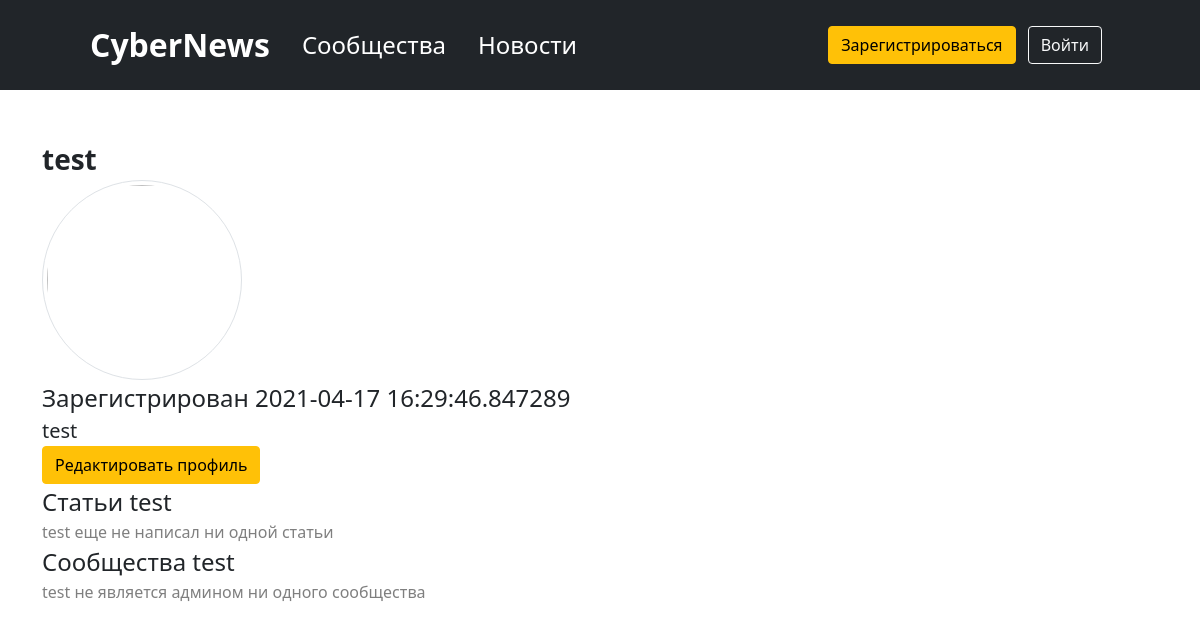
Before: /profile/id5 with the older database file.
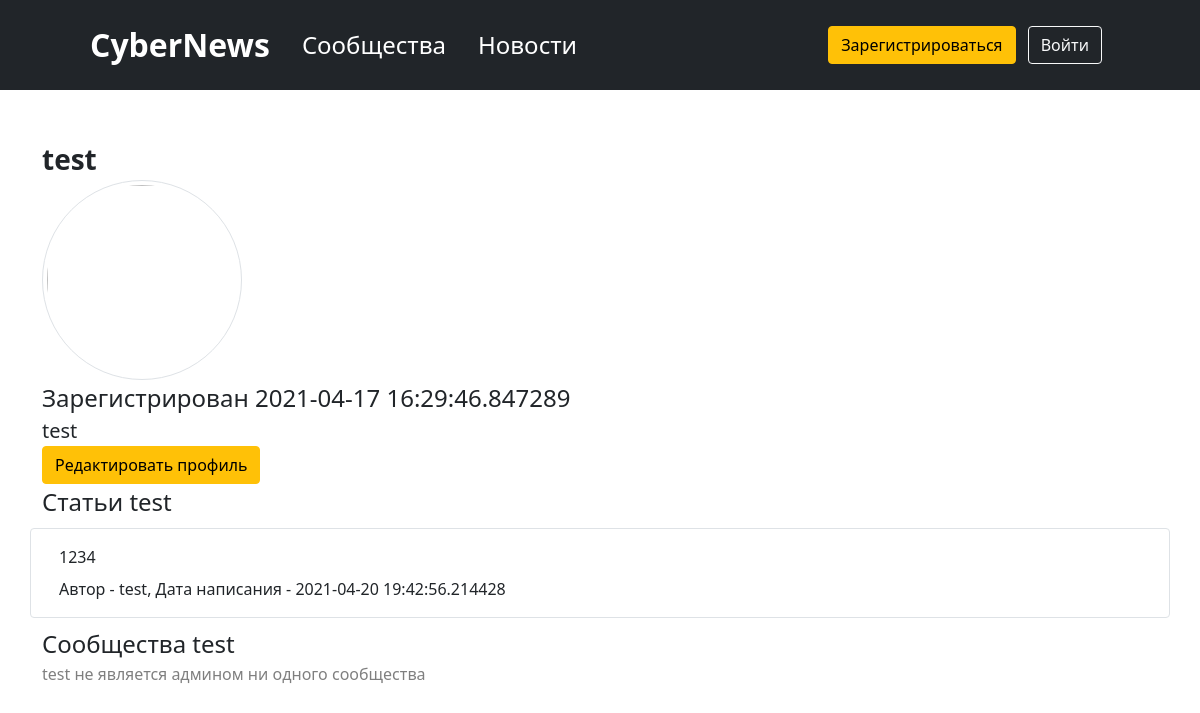
After: the same page with the newer database file.
### data/users.py (models this page shows, shortened)
class User(UserMixin, SqlAlchemyBase):
    __tablename__ = 'users'
    id = sqlalchemy.Column(sqlalchemy.Integer,
                           primary_key=True, autoincrement=True)
    name = sqlalchemy.Column(sqlalchemy.String, nullable=True)
    about = sqlalchemy.Column(sqlalchemy.String, nullable=True)
    email = sqlalchemy.Column(sqlalchemy.String,
                              index=True, unique=True, nullable=True)
    hashed_password = sqlalchemy.Column(sqlalchemy.String, nullable=True)
    created_date = sqlalchemy.Column(sqlalchemy.DateTime,
                                     default=datetime.datetime.now, nullable=True)
    avatar = sqlalchemy.Column(sqlalchemy.BLOB)
    subscribes_user_to_community = orm.relation('Community', secondary='subscribes_user_to_community', backref="user")
    news = orm.relation("News", back_populates='user')
    communities = orm.relation('Community', back_populates='creator')

### data/news.py (models this page shows)
class News(SqlAlchemyBase):
    __tablename__ = 'news'
    id = sqlalchemy.Column(sqlalchemy.Integer,
                           primary_key=True, autoincrement=True)
    title = sqlalchemy.Column(sqlalchemy.String, nullable=True)
    content = sqlalchemy.Column(sqlalchemy.String, nullable=True)
    created_date = sqlalchemy.Column(sqlalchemy.DateTime,
                                     default=datetime.datetime.now)
    is_private = sqlalchemy.Column(sqlalchemy.Boolean, default=True)
    user_id = sqlalchemy.Column(sqlalchemy.Integer,
                                sqlalchemy.ForeignKey("users.id"))
    is_published_by_community = sqlalchemy.Column(sqlalchemy.Boolean, default=False)
    community_id = sqlalchemy.Column(sqlalchemy.Integer, sqlalchemy.ForeignKey('communities.id'),
                                     default=None, nullable=True)
    user = orm.relation('User')
    community = orm.relation('Community')
    categories = orm.relation("Category",
                              secondary="association",
                              backref="news")

### main.py (the view)
@app.route('/profile/id<int:id>')
def profile(id):
    db_sess = db_session.create_session()
    user = db_sess.query(User).filter(User.id == id).first()
    news = user.news
    coms = user.communities
    return render_template('profile.html', news=news, coms=coms, user=user)

### data/db_session.py (called while the page is built)
def create_session() -> Session:
    global __factory
    return __factory()

### templates/profile.html (shortened to what this page needs)
{% extends "base.html" %}
{% block content %}
<div class="fs-3 fw-bold">{{ user.name }}</div>
<div class=""><img src="{{ url_for('user_avatar', id=user.id) }}" class="rounded-circle img-thumbnail" style="object-fit: cover;
     		width:200px; height: 200px"></div>
<div class="fs-4">Зарегистрирован {{ user.created_date }}</div>
<div class="fs-5">{{ user.about }}</div>
<a href="/profile/edit" class="btn btn-warning">
    Редактировать профиль
</a>
<div class="fs-4">Статьи {{ user.name }}</div>
{% if news %}
    {% for item in news%}
        <div class="row gap-2 p-3 my-2 border rounded">
            <div>
                {{item.content}}
            </div>
            <div>
                Автор - {{item.user.name}}, Дата написания - {{item.created_date}}
            </div>
        </div>
    {% endfor %}
{% else %}
    <div class="'fs-5 text-black-50">{{ user.name }} еще не написал ни одной статьи</div>
{% endif %}
<div class="fs-4">Сообщества {{ user.name }}</div>
{% if coms %}
    {% for item in coms%}
        <div class="row gap-2 p-3 my-2 border rounded">
            <h2><a class="text-decoration-none text-body" href="/community/id{{ item.id }}">{{item.name}}</a></h2>
            <div>
                {{item.description[:40] + '...'}}
            </div>
            <div>
                Создатель - {{item.creator.name}}, Дата создания - {{item.created_date}}
            </div>
            {% if current_user.is_authenticated and current_user == item.creator %}
            <div>
                <a href="/community/edit/id{{ item.id }}" class="btn btn-warning">
                    Изменить
                </a>
                <a href="/community/delete/id{{ item.id }}" class="btn btn-danger">
                    Удалить
                </a>
            </div>
            {% endif %}
        </div>
    {% endfor %}
{% else %}
    <div class="'fs-5 text-black-50">{{ user.name }} не является админом ни одного сообщества</div>
{% endif %}
{% endblock %}

Changed rows visible on the page:
shown differently, row unchanged: User "test": name "test" → (not shown)
added News: content "1234", user.name "test", created_date "2021-04-20 19:42:56.214428"
Other visible differences:
text no longer shown: "еще не написал ни одной статьи"
